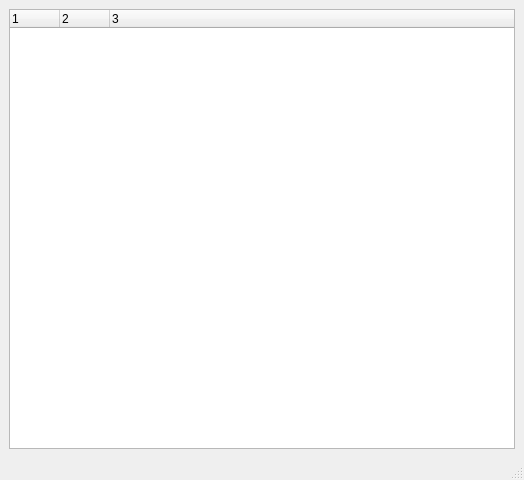
<?xml version="1.0" encoding="UTF-8"?>
<ui version="4.0">
 <class>MainWindow</class>
 <widget class="QMainWindow" name="MainWindow">
  <property name="geometry">
   <rect>
    <x>0</x>
    <y>0</y>
    <width>524</width>
    <height>480</height>
   </rect>
  </property>
  <property name="windowTitle">
   <string>MainWindow</string>
  </property>
  <widget class="QWidget" name="centralwidget">
   <layout class="QVBoxLayout" name="verticalLayout">
    <item>
     <widget class="QTreeWidget" name="treeWidget">
      <property name="dragEnabled">
       <bool>true</bool>
      </property>
      <property name="dragDropMode">
       <enum>QAbstractItemView::InternalMove</enum>
      </property>
      <property name="wordWrap">
       <bool>true</bool>
      </property>
      <property name="columnCount">
       <number>3</number>
      </property>
      <attribute name="headerDefaultSectionSize">
       <number>50</number>
      </attribute>
      <column>
       <property name="text">
        <string notr="true">1</string>
       </property>
      </column>
      <column>
       <property name="text">
        <string notr="true">2</string>
       </property>
      </column>
      <column>
       <property name="text">
        <string notr="true">3</string>
       </property>
      </column>
     </widget>
    </item>
   </layout>
  </widget>
  <widget class="QMenuBar" name="menubar">
   <property name="geometry">
    <rect>
     <x>0</x>
     <y>0</y>
     <width>524</width>
     <height>21</height>
    </rect>
   </property>
  </widget>
  <widget class="QStatusBar" name="statusbar"/>
 </widget>
 <resources/>
 <connections/>
</ui>
